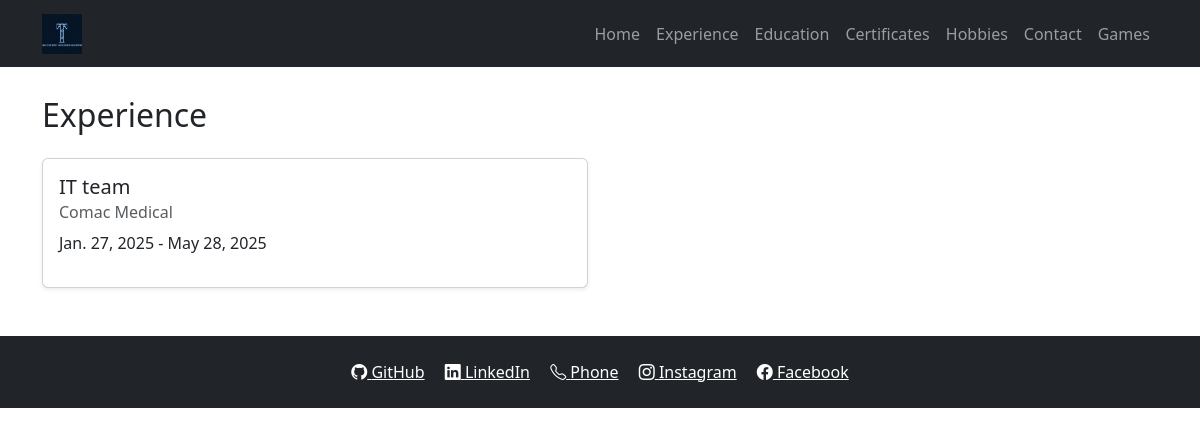
The app's page /experience/ with its own data.
### experience/models.py (models this page shows, shortened)
class Job(models.Model):
    company = models.CharField(max_length=100)
    position = models.CharField(max_length=100)
    start_date = models.DateField()
    end_date = models.DateField(null=True, blank=True)
    description = models.TextField(blank=True)

### experience/views.py (the view)
# urls.py: path('', views.home, name='certificates-home'),
def home(request):
    jobs = Job.objects.all().order_by('-start_date')
    return render(request, 'experience/home.html', {'jobs': jobs})

### experience/templates/experience/home.html (shortened to what this page needs)
{% extends "base.html" %}
{% block content %}
<h2 class="mb-4">Experience</h2>
<div class="row row-cols-1 row-cols-md-2 g-4">
    {% for job in jobs %}
    <div class="col">
        <div class="card shadow-sm">
            <div class="card-body">
                <h5 class="card-title">{{ job.position }}</h5>
                <h6 class="card-subtitle mb-2 text-muted">{{ job.company }}</h6>
                <p class="card-text">{{ job.start_date }} - {{ job.end_date|default:"Present" }}</p>
            </div>
        </div>
    </div>
    {% endfor %}
</div>
{% endblock %}

### records on screen
Job: position "IT team", company "Comac Medical", start_date "Jan. 27, 2025", end_date "May 28, 2025"
